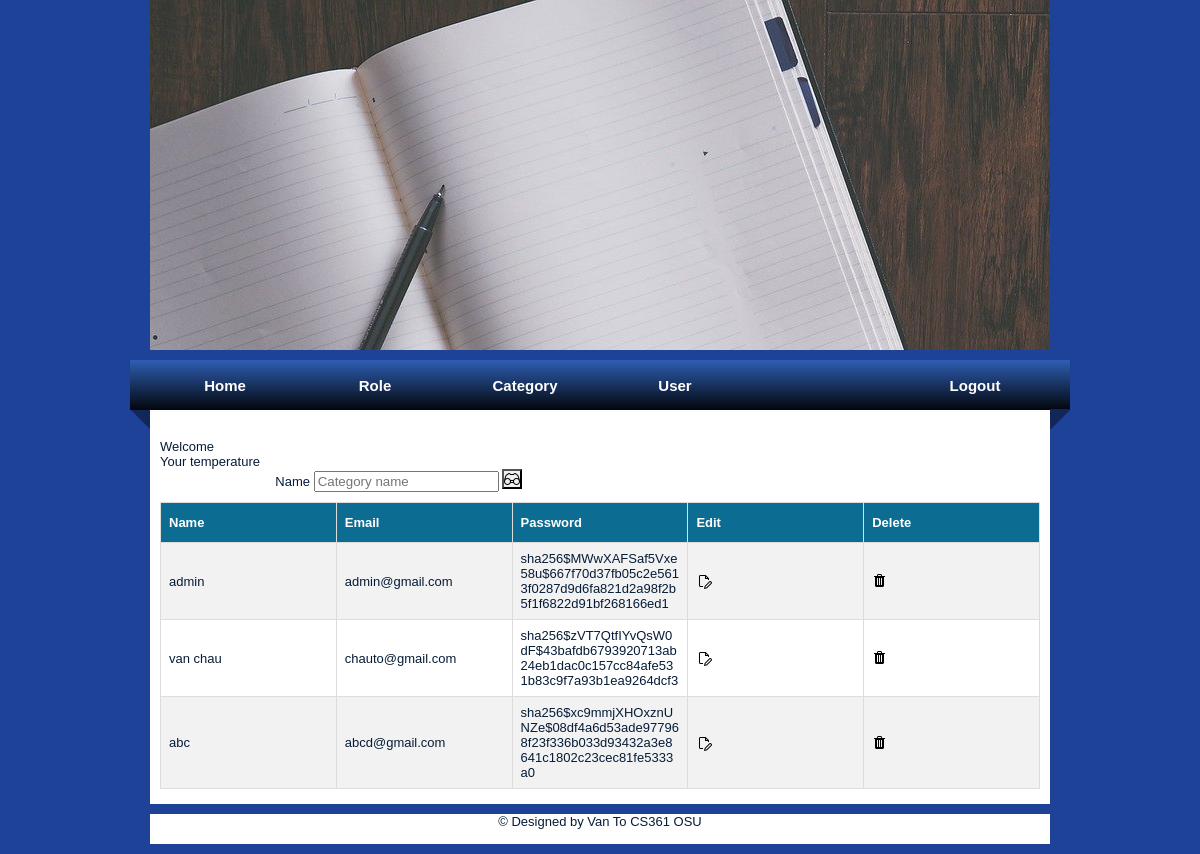
Page /user (signed in) on the committed database.
### project/models.py (models this page shows)
class User(UserMixin, db.Model):
    id = db.Column(db.Integer, primary_key=True) # primary keys are required by SQLAlchemy
    email = db.Column(db.String(100), unique=True)
    password = db.Column(db.String(100))
    name = db.Column(db.String(1000))
    zip_code = db.Column(db.String(10), nullable=False)

### project/main.py (the view)
@main.route('/user')
@login_required
def user():
    users = User.query.all()
    return render_template('user.html', users = users)

### project/__init__.py (called while the page is built)
def create_app():
    app = Flask(__name__)
    app.config['SECRET_KEY'] = 'secret-key-goes-here'
    app.config['SQLALCHEMY_DATABASE_URI'] = 'sqlite:///db.sqlite'
    db.init_app(app)
    login_manager = LoginManager()
    login_manager.login_view = 'auth.login'
    login_manager.init_app(app)
    from .models import User
    from . import models
    with app.app_context():
        db.create_all()
    @login_manager.user_loader
    def load_user(user_id):
        return User.query.get(int(user_id))
    from .auth import auth as auth_blueprint
    app.register_blueprint(auth_blueprint)
    from .main import main as main_blueprint
    app.register_blueprint(main_blueprint)
    return app

### project/templates/user.html (shortened to what this page needs)
{% extends 'admin.html' %}
{% block content %}
    <div>
        <form method="post" action="/search_user">
            <label for="cat_name">Name</label>
            <input type="text" id="cat_name" name="cat_name" placeholder="Category name"
                value="{{ request.form['cat_name'] }}">
            <button id="close-CSS" type="submit"></button>
        </form>
    </div>
    <div >
        <table id="customers">
            <tr>
                <th>Name</th>
                <th>Email</th>
                <th>Password</th>
                <th>Edit</th>
                <th>Delete</th>
            </tr>
            {% for user in users %}
                <tr>
                    <td>{{ user.name}}</td>
                    <td>{{ user.email}}</td>
                    <td>{{ user.password}}</td>
                    <td><a href="#"><img src="/static/images/edit.png" ></a></td>
                    <td><a href="#" onclick="return confirm('Are you sure you want to delete this post?')"><img src="/static/images/delete.png"></a></td>
                </tr>
            {% endfor %}
        </table>
    </div>
{% endblock %}

### project/static/css/style.css (style rules this page uses)
body { margin: 0; padding: 0; text-align: left; font: 12px Arial, Helvetica, sans-serif; font-size: 13px; color: #061C37; background: #1E4297; background-repeat:repeat-x; }
* { margin: 0 auto 0 auto; text-align:left; }
html, body { text-align: center; }
#customers { font-family: Arial, Helvetica, sans-serif; border-collapse: collapse; width: 100%; table-layout: fixed; }
#customers td, #customers th { border: 1px solid #ddd; padding: 8px; word-wrap:break-word; }
#customers tr:nth-child(even) { background-color: #f2f2f2; }
#customers th { padding-top: 12px; padding-bottom: 12px; text-align: left; background-color: #0d6c92; color: white; }
div { margin-bottom: 10px; }
label { display: inline-block; width: 150px; text-align: right; }
#close-CSS { background-image: url( '/static/images/search.png' ); background-repeat: no-repeat; backface-visibility: visible; height: 20px; width: 20px; }

### rows in the picture
User: name "admin", email "admin@gmail.com", password "sha256$MWwXAFSaf5Vxe58u$667f70d37fb05c2e5613f0287d9d6fa821d2a98f2b5f1f6822d91bf268166ed1"
User: name "van chau", email "chauto@gmail.com", password "sha256$zVT7QtfIYvQsW0dF$43bafdb6793920713ab24eb1dac0c157cc84afe531b83c9f7a93b1ea9264dcf3"
User: name "abc", email "abcd@gmail.com", password "sha256$xc9mmjXHOxznUNZe$08df4a6d53ade977968f23f336b033d93432a3e8641c1802c23cec81fe5333a0"
